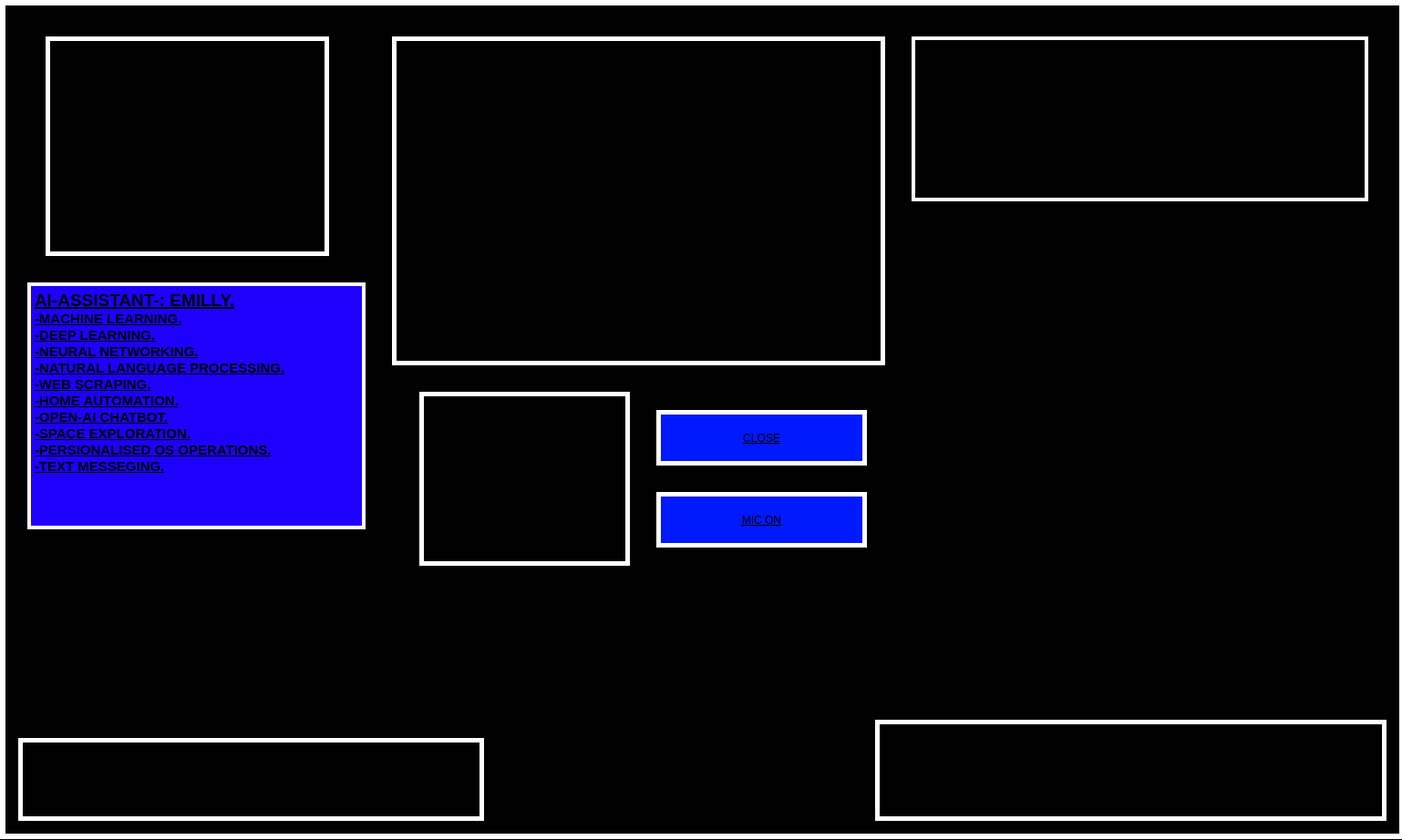
<?xml version="1.0" encoding="UTF-8"?>
<ui version="4.0">
 <class>MainWindow</class>
 <widget class="QMainWindow" name="MainWindow">
  <property name="geometry">
   <rect>
    <x>0</x>
    <y>0</y>
    <width>1538</width>
    <height>922</height>
   </rect>
  </property>
  <property name="windowTitle">
   <string>MainWindow</string>
  </property>
  <widget class="QWidget" name="centralwidget">
   <widget class="QLabel" name="label">
    <property name="geometry">
     <rect>
      <x>0</x>
      <y>0</y>
      <width>1541</width>
      <height>931</height>
     </rect>
    </property>
    <property name="styleSheet">
     <string notr="true">background-color: rgb(0, 0, 0);</string>
    </property>
    <property name="text">
     <string/>
    </property>
    <property name="scaledContents">
     <bool>true</bool>
    </property>
   </widget>
   <widget class="QLabel" name="neurons">
    <property name="geometry">
     <rect>
      <x>0</x>
      <y>0</y>
      <width>1541</width>
      <height>921</height>
     </rect>
    </property>
    <property name="styleSheet">
     <string notr="true">border: 6px Solid White</string>
    </property>
    <property name="text">
     <string/>
    </property>
    <property name="pixmap">
     <pixmap>Gui_Gifs/neurons.gif</pixmap>
    </property>
    <property name="scaledContents">
     <bool>true</bool>
    </property>
   </widget>
   <widget class="QLabel" name="brain">
    <property name="geometry">
     <rect>
      <x>50</x>
      <y>40</y>
      <width>311</width>
      <height>241</height>
     </rect>
    </property>
    <property name="styleSheet">
     <string notr="true">border: 5px Solid White</string>
    </property>
    <property name="text">
     <string/>
    </property>
    <property name="pixmap">
     <pixmap>Gui_Gifs/brain.gif</pixmap>
    </property>
    <property name="scaledContents">
     <bool>true</bool>
    </property>
   </widget>
   <widget class="QLabel" name="face">
    <property name="geometry">
     <rect>
      <x>430</x>
      <y>40</y>
      <width>541</width>
      <height>361</height>
     </rect>
    </property>
    <property name="styleSheet">
     <string notr="true">border: 5px Solid White
</string>
    </property>
    <property name="text">
     <string/>
    </property>
    <property name="pixmap">
     <pixmap>Gui_Gifs/face.gif</pixmap>
    </property>
    <property name="scaledContents">
     <bool>true</bool>
    </property>
   </widget>
   <widget class="QLabel" name="speed">
    <property name="geometry">
     <rect>
      <x>1000</x>
      <y>40</y>
      <width>501</width>
      <height>181</height>
     </rect>
    </property>
    <property name="styleSheet">
     <string notr="true">border: 4px Solid White</string>
    </property>
    <property name="text">
     <string/>
    </property>
    <property name="pixmap">
     <pixmap>Gui_Gifs/speed.gif</pixmap>
    </property>
    <property name="scaledContents">
     <bool>true</bool>
    </property>
   </widget>
   <widget class="QPushButton" name="close">
    <property name="geometry">
     <rect>
      <x>720</x>
      <y>450</y>
      <width>231</width>
      <height>61</height>
     </rect>
    </property>
    <property name="styleSheet">
     <string notr="true">background-color: rgb(0, 25, 255);
font: 28pt &quot;Algerian&quot;;
text-decoration: underline;
border: 5px Solid White</string>
    </property>
    <property name="text">
     <string>CLOSE</string>
    </property>
   </widget>
   <widget class="QPushButton" name="micon">
    <property name="geometry">
     <rect>
      <x>720</x>
      <y>540</y>
      <width>231</width>
      <height>61</height>
     </rect>
    </property>
    <property name="styleSheet">
     <string notr="true">background-color: rgb(0, 25, 255);
font: 28pt &quot;Algerian&quot;;
text-decoration: underline;
border: 5px Solid White
</string>
    </property>
    <property name="text">
     <string>MIC ON</string>
    </property>
   </widget>
   <widget class="QLabel" name="loading">
    <property name="geometry">
     <rect>
      <x>20</x>
      <y>810</y>
      <width>511</width>
      <height>91</height>
     </rect>
    </property>
    <property name="styleSheet">
     <string notr="true">border: 5px Solid White</string>
    </property>
    <property name="text">
     <string/>
    </property>
    <property name="pixmap">
     <pixmap>Gui_Gifs/loading.gif</pixmap>
    </property>
    <property name="scaledContents">
     <bool>true</bool>
    </property>
   </widget>
   <widget class="QLabel" name="voiceball">
    <property name="geometry">
     <rect>
      <x>460</x>
      <y>430</y>
      <width>231</width>
      <height>191</height>
     </rect>
    </property>
    <property name="styleSheet">
     <string notr="true">border: 5px Solid White</string>
    </property>
    <property name="text">
     <string/>
    </property>
    <property name="pixmap">
     <pixmap>Gui_Gifs/voiceball.gif</pixmap>
    </property>
    <property name="scaledContents">
     <bool>true</bool>
    </property>
   </widget>
   <widget class="QTextBrowser" name="textBrowser_2">
    <property name="geometry">
     <rect>
      <x>30</x>
      <y>310</y>
      <width>371</width>
      <height>271</height>
     </rect>
    </property>
    <property name="styleSheet">
     <string notr="true">background-color: rgb(29, 0, 255);
border:4px Solid White</string>
    </property>
    <property name="html">
     <string>&lt;!DOCTYPE HTML PUBLIC &quot;-//W3C//DTD HTML 4.0//EN&quot; &quot;http://www.w3.org/TR/REC-html40/strict.dtd&quot;&gt;
&lt;html&gt;&lt;head&gt;&lt;meta name=&quot;qrichtext&quot; content=&quot;1&quot; /&gt;&lt;style type=&quot;text/css&quot;&gt;
p, li { white-space: pre-wrap; }
&lt;/style&gt;&lt;/head&gt;&lt;body style=&quot; font-family:'MS Shell Dlg 2'; font-size:7.8pt; font-weight:400; font-style:normal;&quot;&gt;
&lt;p style=&quot; margin-top:0px; margin-bottom:0px; margin-left:0px; margin-right:0px; -qt-block-indent:0; text-indent:0px;&quot;&gt;&lt;span style=&quot; font-size:14pt; font-weight:600; text-decoration: underline;&quot;&gt;AI-ASSISTANT-: EMILLY.&lt;/span&gt;&lt;/p&gt;
&lt;p style=&quot; margin-top:0px; margin-bottom:0px; margin-left:0px; margin-right:0px; -qt-block-indent:0; text-indent:0px;&quot;&gt;&lt;span style=&quot; font-size:11pt; font-weight:600; text-decoration: underline;&quot;&gt;-MACHINE LEARNING.&lt;/span&gt;&lt;/p&gt;
&lt;p style=&quot; margin-top:0px; margin-bottom:0px; margin-left:0px; margin-right:0px; -qt-block-indent:0; text-indent:0px;&quot;&gt;&lt;span style=&quot; font-size:11pt; font-weight:600; text-decoration: underline;&quot;&gt;-DEEP LEARNING.&lt;/span&gt;&lt;/p&gt;
&lt;p style=&quot; margin-top:0px; margin-bottom:0px; margin-left:0px; margin-right:0px; -qt-block-indent:0; text-indent:0px;&quot;&gt;&lt;span style=&quot; font-size:11pt; font-weight:600; text-decoration: underline;&quot;&gt;-NEURAL NETWORKING.&lt;/span&gt;&lt;/p&gt;
&lt;p style=&quot; margin-top:0px; margin-bottom:0px; margin-left:0px; margin-right:0px; -qt-block-indent:0; text-indent:0px;&quot;&gt;&lt;span style=&quot; font-size:11pt; font-weight:600; text-decoration: underline;&quot;&gt;-NATURAL LANGUAGE PROCESSING.&lt;/span&gt;&lt;/p&gt;
&lt;p style=&quot; margin-top:0px; margin-bottom:0px; margin-left:0px; margin-right:0px; -qt-block-indent:0; text-indent:0px;&quot;&gt;&lt;span style=&quot; font-size:11pt; font-weight:600; text-decoration: underline;&quot;&gt;-WEB SCRAPING.&lt;/span&gt;&lt;/p&gt;
&lt;p style=&quot; margin-top:0px; margin-bottom:0px; margin-left:0px; margin-right:0px; -qt-block-indent:0; text-indent:0px;&quot;&gt;&lt;span style=&quot; font-size:11pt; font-weight:600; text-decoration: underline;&quot;&gt;-HOME AUTOMATION.&lt;/span&gt;&lt;/p&gt;
&lt;p style=&quot; margin-top:0px; margin-bottom:0px; margin-left:0px; margin-right:0px; -qt-block-indent:0; text-indent:0px;&quot;&gt;&lt;span style=&quot; font-size:11pt; font-weight:600; text-decoration: underline;&quot;&gt;-OPEN-AI CHATBOT.&lt;/span&gt;&lt;/p&gt;
&lt;p style=&quot; margin-top:0px; margin-bottom:0px; margin-left:0px; margin-right:0px; -qt-block-indent:0; text-indent:0px;&quot;&gt;&lt;span style=&quot; font-size:11pt; font-weight:600; text-decoration: underline;&quot;&gt;-SPACE EXPLORATION.&lt;/span&gt;&lt;/p&gt;
&lt;p style=&quot; margin-top:0px; margin-bottom:0px; margin-left:0px; margin-right:0px; -qt-block-indent:0; text-indent:0px;&quot;&gt;&lt;span style=&quot; font-size:11pt; font-weight:600; text-decoration: underline;&quot;&gt;-PERSIONALISED OS OPERATIONS.&lt;/span&gt;&lt;/p&gt;
&lt;p style=&quot; margin-top:0px; margin-bottom:0px; margin-left:0px; margin-right:0px; -qt-block-indent:0; text-indent:0px;&quot;&gt;&lt;span style=&quot; font-size:11pt; font-weight:600; text-decoration: underline;&quot;&gt;-TEXT MESSEGING.&lt;/span&gt;&lt;/p&gt;
&lt;p style=&quot;-qt-paragraph-type:empty; margin-top:0px; margin-bottom:0px; margin-left:0px; margin-right:0px; -qt-block-indent:0; text-indent:0px;&quot;&gt;&lt;br /&gt;&lt;/p&gt;
&lt;p style=&quot;-qt-paragraph-type:empty; margin-top:0px; margin-bottom:0px; margin-left:0px; margin-right:0px; -qt-block-indent:0; text-indent:0px;&quot;&gt;&lt;br /&gt;&lt;/p&gt;
&lt;p style=&quot;-qt-paragraph-type:empty; margin-top:0px; margin-bottom:0px; margin-left:0px; margin-right:0px; -qt-block-indent:0; text-indent:0px; font-size:12pt; text-decoration: underline;&quot;&gt;&lt;br /&gt;&lt;/p&gt;&lt;/body&gt;&lt;/html&gt;</string>
    </property>
   </widget>
   <widget class="QLabel" name="soundwave">
    <property name="geometry">
     <rect>
      <x>960</x>
      <y>790</y>
      <width>561</width>
      <height>111</height>
     </rect>
    </property>
    <property name="styleSheet">
     <string notr="true">border: 5px Solid White</string>
    </property>
    <property name="text">
     <string/>
    </property>
    <property name="pixmap">
     <pixmap>Gui_Gifs/soundwaves.gif</pixmap>
    </property>
    <property name="scaledContents">
     <bool>true</bool>
    </property>
   </widget>
  </widget>
 </widget>
 <resources/>
 <connections/>
</ui>
